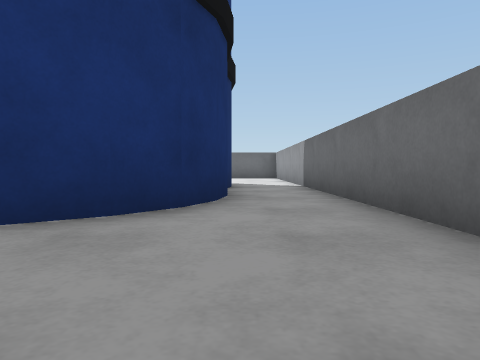
view 1 (above)

17 first-person views from a walk through a world built for the Webots simulator. The camera is 0.04 m above the floor, tilts 2° down and sees 70° across. The floor is counted in squares, 0.1 m on a side. Each view is taken from the middle of a square. On the plan, view 1 faces up. The plan holds only what a view shows up to about 9 squares ahead; the rest is blank. Robots are left out. Webots' stock objects and surfaces are drawn as simple stand-ins.

view 2
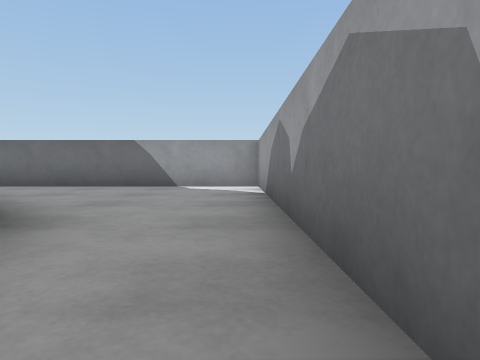

view 3
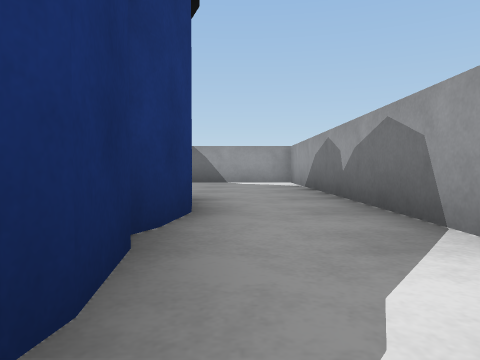

view 4
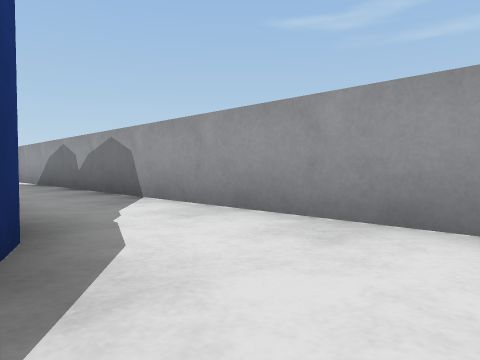

view 5
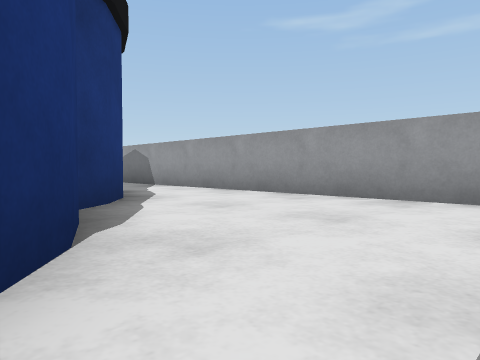

view 6
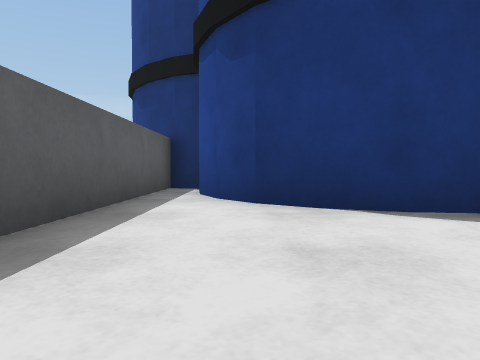

view 7
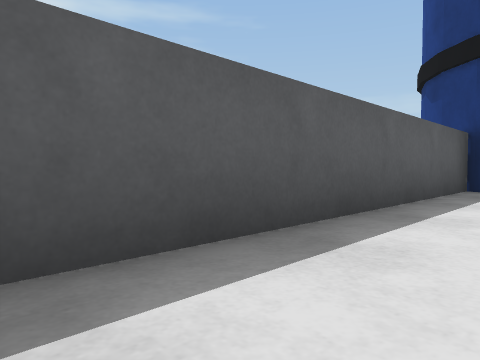

view 8
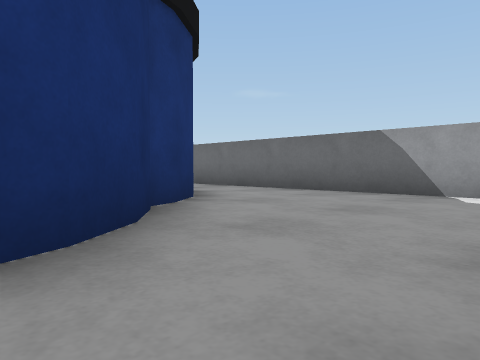

view 9
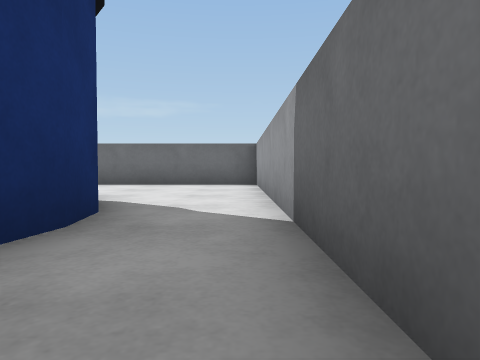

view 10
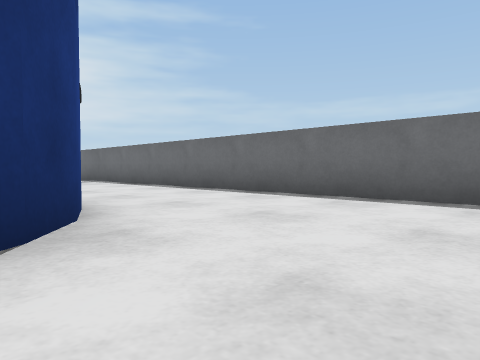

view 11
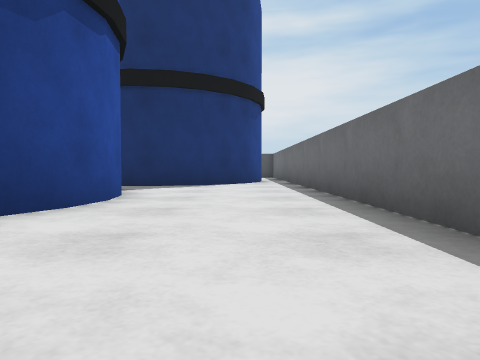

view 12
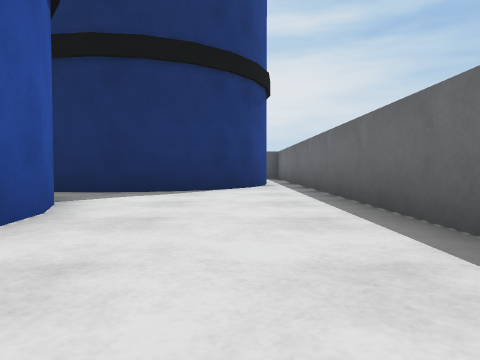

view 13
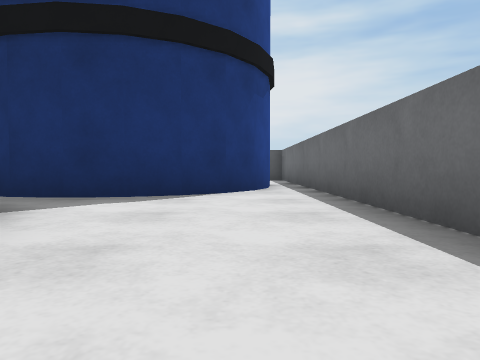

view 14
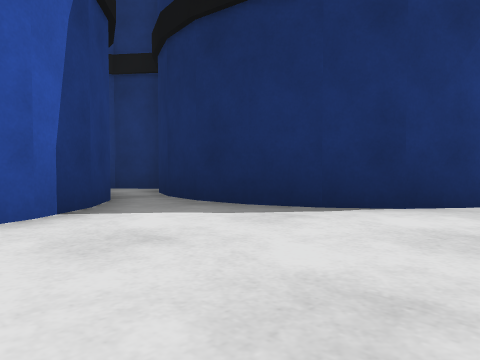

view 15
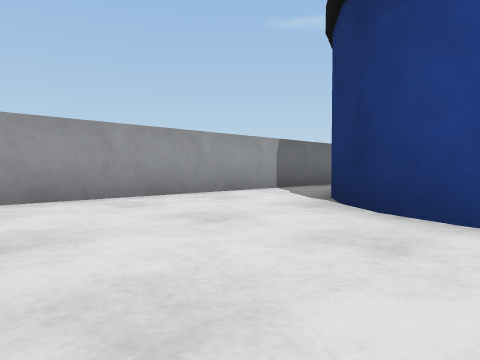

view 16
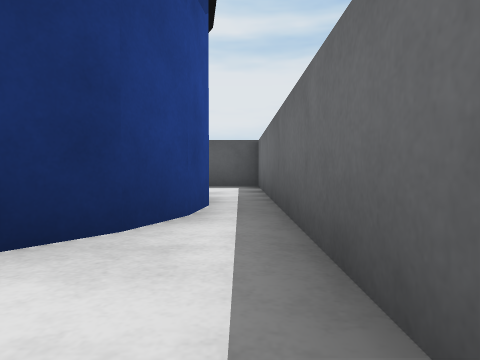

view 17
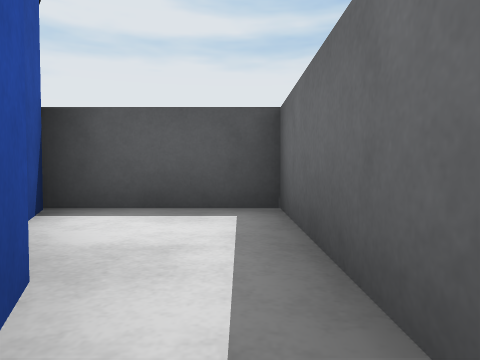

### Floor plan
Key: @ floor where view 1 was taken; # wall or solid block; . floor; B barrel.
Columns run from 14 left of view 1 to 2 right of it. Each row starts with its distance up from view 1.
 14 #################
 13 #...............#
 12 #..BBBB.........#
 11 BB     B........#
 10        B.BBBB...#
  9        B.B   B..#
  8        BB    B..#
  7 B     ##      B.#
  6 BB     #      ..#
  5 #.#          #..#
  4 #.#          #..#
  3 #.###      ###..#
  2 #...##     #....#
  1 #....#######....#
  0 #.............@.#
 -1 #...............#
 -2   ###############

Where each view was taken, in squares from view 1:
view 1: 0 up, 0 right, facing up
view 2: 1 down, 6 left, facing right
view 3: 0 up, 8 left, facing right
view 4: 1 up, 10 left, facing down-right
view 5: 3 up, 13 left, facing down-right
view 6: 1 down, 12 left, facing up
view 7: 1 down, 12 left, facing up-left
view 8: 1 down, 4 left, facing up-right
view 9: 5 up, 1 right, facing up
view 10: 9 up, 1 right, facing up-left
view 11: 12 up, 1 right, facing left
view 12: 12 up, 1 left, facing left
view 13: 12 up, 2 left, facing left
view 14: 13 up, 4 left, facing down-left
view 15: 13 up, 3 left, facing down-right
view 16: 13 up, 6 left, facing left
view 17: 13 up, 10 left, facing left
